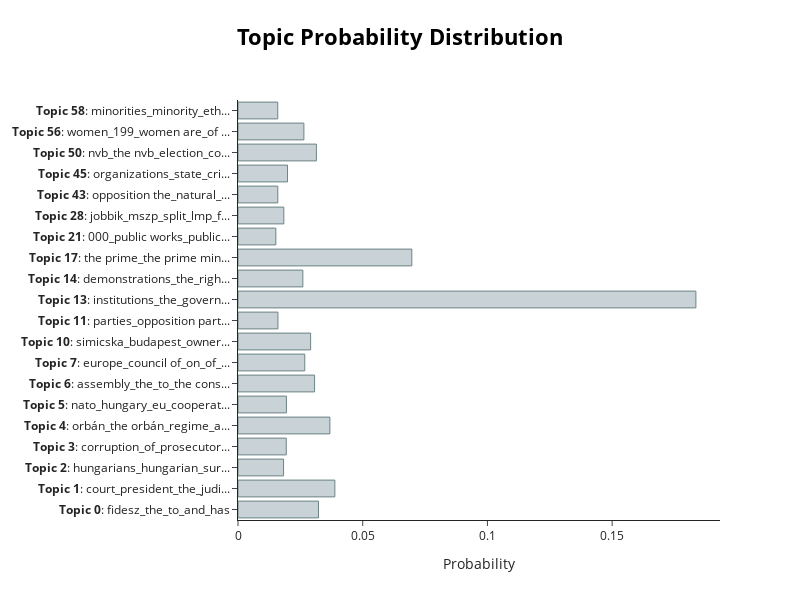

The cell this chart's notebook holds for it:
### Code cell
model.visualize_distribution(topic_distr[0])

### Figure 1 — Plotly figure (JSON) as saved in the notebook; plotly's stock layout.template omitted (floating-point values rounded to 4 significant figures)
{"data": [{"marker": {"color": "#C8D2D7", "line": {"color": "#6E8484", "width": 1}}, "orientation": "h", "type": "bar", "x": [0.03226, 0.03884, 0.01826, 0.01936, 0.03684, 0.01942, 0.0307, 0.02677, 0.02912, 0.01602, 0.1836, 0.026, 0.06968, 0.01517, 0.01837, 0.01596, 0.01985, 0.03144, 0.02642, 0.01594], "y": ["<b>Topic 0</b>: fidesz_the_to_and_has", "<b>Topic 1</b>: court_president_the_judi...", "<b>Topic 2</b>: hungarians_hungarian_sur...", "<b>Topic 3</b>: corruption_of_prosecutor...", "<b>Topic 4</b>: orbán_the orbán_regime_a...", "<b>Topic 5</b>: nato_hungary_eu_cooperat...", "<b>Topic 6</b>: assembly_the_to_the cons...", "<b>Topic 7</b>: europe_council of_on_of_...", "<b>Topic 10</b>: simicska_budapest_owner...", "<b>Topic 11</b>: parties_opposition part...", "<b>Topic 13</b>: institutions_the_govern...", "<b>Topic 14</b>: demonstrations_the_righ...", "<b>Topic 17</b>: the prime_the prime min...", "<b>Topic 21</b>: 000_public works_public...", "<b>Topic 28</b>: jobbik_mszp_split_lmp_f...", "<b>Topic 43</b>: opposition the_natural_...", "<b>Topic 45</b>: organizations_state_cri...", "<b>Topic 50</b>: nvb_the nvb_election_co...", "<b>Topic 56</b>: women_199_women are_of ...", "<b>Topic 58</b>: minorities_minority_eth..."]}], "layout": {"height": 600, "hoverlabel": {"bgcolor": "white", "font": {"family": "Rockwell", "size": 16}}, "title": {"font": {"color": "Black", "size": 22}, "text": "<b>Topic Probability Distribution</b>", "x": 0.5, "xanchor": "center", "y": 0.95, "yanchor": "top"}, "width": 800, "xaxis": {"autorange": true, "range": [0, 0.1932], "title": {"text": "Probability"}, "type": "linear"}, "yaxis": {"autorange": true, "range": [-0.5, 19.5], "type": "category"}}}
